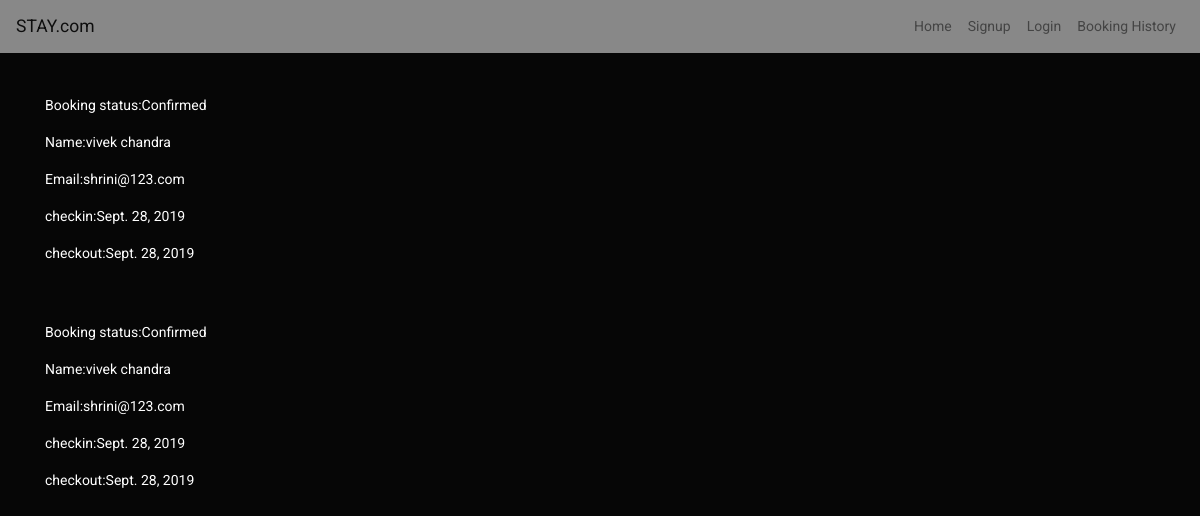
The app's page /booked/ (signed in) with its own data.
### live/models.py (models this page shows)
class Booking(models.Model):
    user= models.ForeignKey(User,on_delete=models.CASCADE, null=True)
    checkin=models.DateField(auto_now=True)
    checkout=models.DateField(auto_now=True)
    room=models.ForeignKey(Room,on_delete=models.CASCADE, null=True, blank=True)
    num_guests=models.IntegerField(choices=((1,("2")),(2,("3"))),default=1, null=True, blank=True)

### live/views.py (the view)
# urls.py: path('booked/',booked),
def booked(request):
    user= request.user
    booking=Booking.objects.filter(user=user)
    print(booking)
    print(request.user)
    return render(request,"booked.html",{"Bookings":booking,"message":"Confirmed"})

### live/templates/booked.html (shortened to what this page needs)
{% extends 'base.html' %}
{% block body %}
<div class="container">
        {% for Booking in Bookings %}
        <p>Booking status:{{message}}</p>
        <p>Name:{{Booking.user.first_name}} {{Booking.user.last_name}}</p>
        <p>Email:{{Booking.user.email}}</p>
        <p>checkin:{{Booking.checkin}}</p>
        <p>checkout:{{Booking.checkout}}</p><br><br>
    {% endfor %}
</div>
{% endblock %}

### live/templates/base.html (shortened to what this page needs)
<html>
    <head>
        <link rel="stylesheet" href="https://bootswatch.com/4/cyborg/bootstrap.min.css">
    </head>
    <body>
      <nav class="navbar navbar-expand-lg navbar-light bg-light">
        <a class="navbar-brand" href="#">STAY.com</a>
        <div class="collapse navbar-collapse" id="navbarNavAltMarkup">
          <div class="navbar-nav ml-auto">
            <a class="nav-item nav-link" href="/">Home <span class="sr-only">(current)</span></a>
            <a class="nav-item nav-link" href="/signup/">Signup</a>
            <a class="nav-item nav-link" href="/signin/">Login</a>
            <a class="nav-item nav-link" href="#">Booking History</a>
          </div>
        </div>
      </nav>
      <br><br>{% block body %} {% endblock %}
    </body>
</html>

### live/templates/booked.html (style rules this page uses)
p { color:white; }

### records on screen
Booking: message "Confirmed", user.first_name "vivek", user.last_name "chandra", user.email "shrini@123.com", checkin "Sept. 28, 2019", checkout "Sept. 28, 2019"
Booking: message "Confirmed", user.first_name "vivek", user.last_name "chandra", user.email "shrini@123.com", checkin "Sept. 28, 2019", checkout "Sept. 28, 2019"
